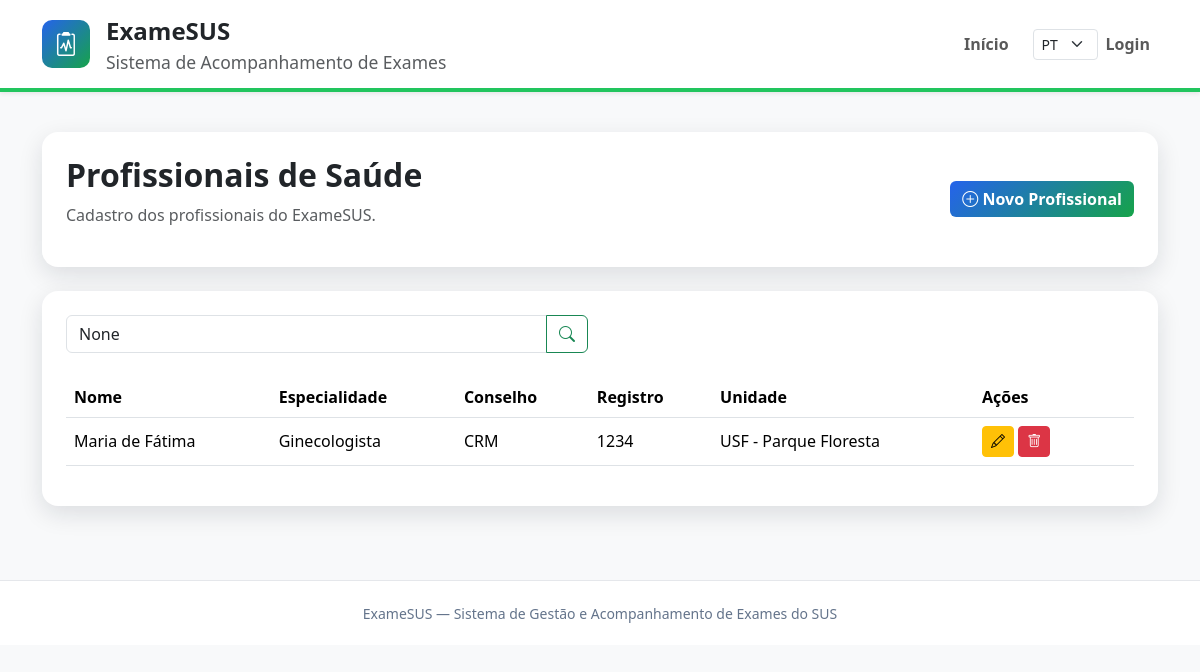
/unidades/profissionais/, run on the app's committed database.
### unidades/models.py (models this page shows, shortened)
class Profissional(models.Model):
    CONSELHO_CHOICES = [
        ("CRM", "CRM"),
        ("COREN", "COREN"),
        ("CRO", "CRO"),
        ("CRF", "CRF"),
        ("CRBM", "CRBM"),
        ("OUTRO", "Outro"),
    ]
    nome = models.CharField(max_length=100)
    cpf = models.CharField(max_length=14, unique=True)
    conselho = models.CharField(
        max_length=10,
        choices=CONSELHO_CHOICES
    )
    registro = models.CharField(max_length=30)
    especialidade = models.CharField(max_length=100)
    telefone = models.CharField(
        max_length=20,
        blank=True,
        null=True
    )
    email = models.EmailField(
        blank=True,
        null=True
    )
    unidade = models.ForeignKey(
        UnidadeSaude,
        on_delete=models.CASCADE,
        related_name="profissionais"
    )

class UnidadeSaude(models.Model):
    nome = models.CharField(max_length=100)
    endereco = models.CharField(max_length=200)
    contato = models.CharField(max_length=50)

### unidades/views.py (the view)
# urls.py: path("profissionais/", views.listar_profissionais, name="listar_profissionais"),
def listar_profissionais(request):
    pesquisa = request.GET.get("q")
    profissionais = Profissional.objects.select_related("unidade").order_by("nome")
    if pesquisa:
        profissionais = profissionais.filter(nome__icontains=pesquisa)
    paginator = Paginator(profissionais, 10)
    page = request.GET.get("page")
    profissionais = paginator.get_page(page)
    return render(request, "profissionais/listar.html", {
        "profissionais": profissionais,
        "pesquisa": pesquisa,
    })

### templates/profissionais/listar.html (shortened to what this page needs)
{% extends 'base.html' %}
{% block content %}
<section class="container py-4">
    <div class="card card-examesus p-4 mb-4">
        <div class="d-flex justify-content-between align-items-center">
            <div>
                <h2 class="fw-bold">Profissionais de Saúde</h2>
                <p class="text-muted">Cadastro dos profissionais do ExameSUS.</p>
            </div>
            <a href="{% url 'unidades:criar_profissional' %}" class="btn btn-examesus">
                <i class="bi bi-plus-circle"></i>
                Novo Profissional
            </a>
        </div>
    </div>
    <div class="card card-examesus p-4">
        <form method="get" class="row mb-4">
            <div class="col-md-6">
                <div class="input-group">
                    <input
                        type="text"
                        class="form-control"
                        name="q"
                        value="{{ pesquisa }}"
                        placeholder="Pesquisar profissional">
                    <button class="btn btn-outline-success">
                        <i class="bi bi-search"></i>
                    </button>
                </div>
            </div>
        </form>
        <div class="table-responsive">
            <table class="table table-hover align-middle">
                <thead>
                    <tr>
                        <th>Nome</th>
                        <th>Especialidade</th>
                        <th>Conselho</th>
                        <th>Registro</th>
                        <th>Unidade</th>
                        <th width="160">Ações</th>
                    </tr>
                </thead>
                <tbody>
                {% for profissional in profissionais %}
                    <tr>
                        <td>{{ profissional.nome }}</td>
                        <td>{{ profissional.especialidade }}</td>
                        <td>{{ profissional.conselho }}</td>
                        <td>{{ profissional.registro }}</td>
                        <td>{{ profissional.unidade.nome }}</td>
                        <td>
                            <a href="{% url 'unidades:editar_profissional' profissional.id %}"
                               class="btn btn-warning btn-sm">
                                <i class="bi bi-pencil"></i>
                            </a>
                            <form method="post"
                                  action="{% url 'unidades:excluir_profissional' profissional.id %}"
                                  class="d-inline">
                                <button type="submit"
                                        class="btn btn-danger btn-sm"
                                        onclick="return confirm('Deseja realmente excluir este profissional?')">
                                    <i class="bi bi-trash"></i>
                                </button>
                            </form>
                        </td>
                    </tr>
                {% empty %}
                    <tr>
                        <td colspan="6" class="text-center text-muted py-4">
                            Nenhum profissional cadastrado.
                        </td>
                    </tr>
                {% endfor %}
                </tbody>
            </table>
        </div>
    </div>
</section>
{% endblock %}

### static/css/style.css (style rules this page uses)
:root { --azul: #2563eb; --verde: #16a34a; --roxo: #7c3aed; --laranja: #f97316; --fundo: #eef8ff; --texto: #0f172a; }
body { background: var(--fundo); color: var(--texto); min-height: 100vh; }
.btn-examesus { background: linear-gradient(135deg, var(--azul), var(--verde)); color: white; border: none; font-weight: 600; }
.card-examesus { border: none; border-radius: 16px; box-shadow: 0 8px 24px rgba(15, 23, 42, 0.12); }

### data on the page
Profissional: nome "Maria de Fátima", especialidade "Ginecologista", conselho "CRM", registro "1234", unidade.nome "USF - Parque Floresta"
